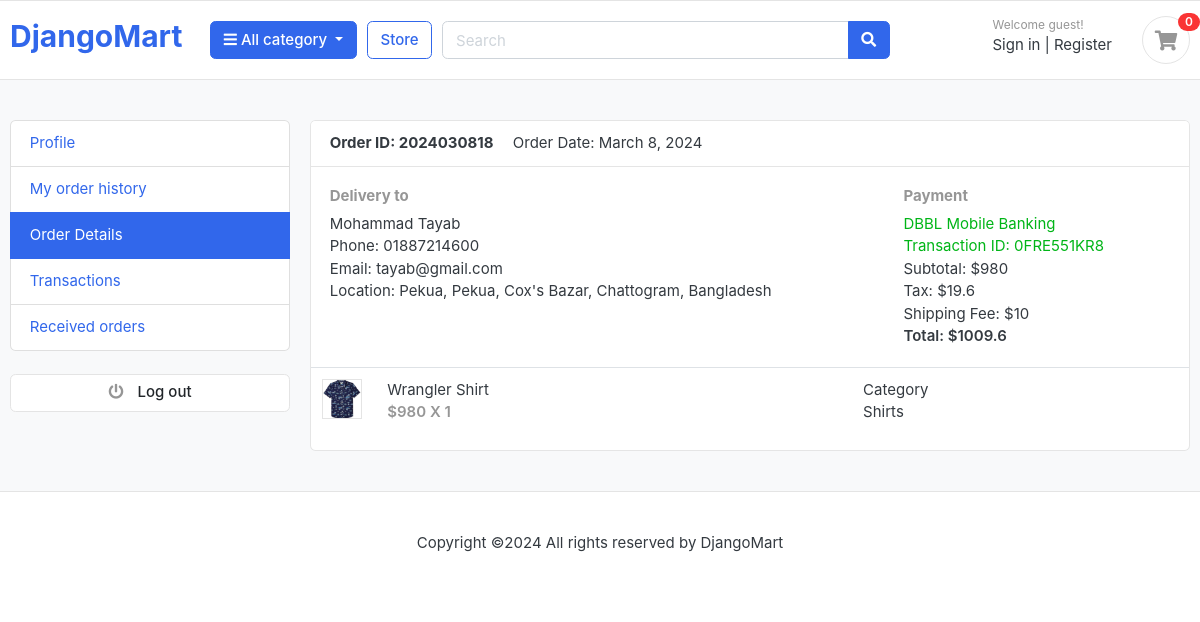
The page /account/order_details/18 on the database its author committed.
### order/models.py (models this page shows)
class Order(models.Model):
    STATUS = (
        ('Pending','Pending'),
        ('Accepted','Accepted'),
        ('Completed','Completed'),
        ('Cancelled','Cancelled'),
    )
    user = models.ForeignKey(User,on_delete=models.CASCADE)
    payment = models.ForeignKey(Payment,on_delete=models.CASCADE,null=True)
    order_number = models.CharField(max_length=30)
    first_name = models.CharField(max_length=100)
    last_name = models.CharField(max_length=100)
    phone = models.CharField(max_length=15)
    email = models.EmailField(max_length=50)
    address_line1 = models.CharField(max_length=100)
    address_line2 = models.CharField(max_length=100)
    country = models.CharField(max_length=100)
    state = models.CharField(max_length=100)
    city = models.CharField(max_length=100)
    order_note = models.CharField(max_length=100)
    order_total = models.FloatField()
    tax = models.FloatField()
    status = models.CharField(max_length=10,choices=STATUS,default='Pending')
    ip = models.CharField(max_length=50,blank=True,null=True)
    is_ordered = models.BooleanField(default=False)
    created_at = models.DateTimeField(auto_now_add=True)

class Payment(models.Model):
    user = models.ForeignKey(User,on_delete=models.CASCADE)
    payment_id = models.CharField(max_length=100)
    payment_method = models.CharField(max_length=100)
    amount_paid = models.FloatField()
    status = models.CharField(max_length=100)
    created_at = models.DateTimeField(auto_now_add=True)

class OrderProduct(models.Model):
    order = models.ForeignKey(Order,on_delete=models.CASCADE)
    payment = models.ForeignKey(Payment,on_delete=models.CASCADE)
    user = models.ForeignKey(User,on_delete=models.CASCADE)
    product = models.ForeignKey(Product,on_delete=models.CASCADE)
    quantity = models.IntegerField()
    ordered = models.BooleanField(default=True)
    created = models.DateTimeField(auto_now_add=True)

### store/models.py (models this page shows, shortened)
class Product(models.Model):
    product_name = models.CharField(max_length=100,unique=True)
    slug = models.SlugField(max_length=100,unique=True)
    description = models.TextField(max_length=255,blank=True)
    price = models.IntegerField()
    image = models.ImageField(upload_to='photos/products')
    stock = models.IntegerField()
    created_date = models.DateTimeField(auto_now_add=True)
    modified_date = models.DateTimeField(auto_now=True)
    is_available = models.BooleanField(default = True)
    category = models.ForeignKey(Category,on_delete=models.CASCADE)

### category/models.py (models this page shows)
class Category(models.Model):
    category_name = models.CharField(max_length=50,unique=True)
    slug = models.SlugField(max_length=50,unique=True)
    description = models.TextField(max_length=200,blank=True)
    category_img = models.ImageField(upload_to='photos/categories',blank=True)
    def __str__(self):
        return self.category_name

### account/views.py (the view)
# urls.py: path('order_details/<int:id>',views.order_details,name='order_details'),
def order_details(request,id):
    order = Order.objects.get(id=id)
    order_product = OrderProduct.objects.filter(order=order)
    product_total = 0
    for product in order_product:
        product_total += product.product.price*product.quantity
    tax = (product_total*2)/100
    return render(request,'account/order_details.html',{'order':order,'order_product':order_product,'product_total':product_total,'tax':tax})

### store/templatetags/category_tags.py (called while the page is built)
@register.simple_tag
def get_categories():
    categories = Category.objects.all()
    return categories

@register.simple_tag
def get_cart(request):
    if request.user.is_authenticated:
        cart = CartItem.objects.filter(user=request.user)
    else:
        session_id = request.session.session_key
        cart = CartItem.objects.filter(cart__cart_id=session_id)
    return cart

### account/templates/account/order_details.html
{% extends 'base.html' %}
{% block body %}
<section class="section-conten padding-y bg">
	<div class="container">
		<div class="row">
		<aside class="col-md-3">
			<ul class="list-group">
				<a class="list-group-item" href="{% url 'profile' %}">Profile </a>
				<a class="list-group-item" href="{% url 'order_history' %}"> My order history </a>
				<a class="list-group-item active" href="{% url 'order_history' %}"> Order Details </a>
				<a class="list-group-item" href="{% url 'transaction_history' %}"> Transactions </a>
				<a class="list-group-item" href="{% url 'order_completed' %}"> Received orders </a>
			</ul>
			<br>
			<a class="btn btn-light btn-block" href="{% url 'logout' %}"> <i class="fa fa-power-off"></i> <span class="text">Log out</span> </a>
		</aside>
		<main class="col-md-9">
			<article class="card">
			<header class="card-header">
				<strong class="d-inline-block mr-3">Order ID: {{order.order_number}}</strong>
				<span>Order Date: {{order.created_at.date}}</span>
			</header>
			<div class="card-body">
				<div class="row">
					<div class="col-md-8">
						<h6 class="text-muted">Delivery to</h6>
						<p>{{order.first_name}} {{order.last_name}}<br>
						Phone: {{order.phone}} <br>
						Email: {{order.email}} <br>
						Location: {{order.address_line1}}, {{order.address_line1}}, {{order.city}},  {{order.state}}, {{order.country}} <br>
						</p>
					</div>
					<div class="col-md-4">
						<h6 class="text-muted">Payment</h6>
						<span class="text-success">
							{{order.payment.payment_method}} <br>
							Transaction ID: {{order.payment.payment_id}}
						</span>
						<p>Subtotal: ${{product_total}} <br>
						 Tax: ${{tax}} <br>
						 Shipping Fee:  $10 <br>
						 <span class="b">Total: ${{order.order_total}} </span>
						</p>
					</div>
				</div>
			</div>
			<div class="table-responsive">
			<table class="table table-hover">
				{% for obj in order_product %}
				<tr>
					<td width="65">
						<img src="{{obj.product.image.url}}" class="img-xs border">
					</td>
					<td>
						<p class="title mb-0">{{obj.product.product_name}} </p>
						<var class="price text-muted">${{obj.product.price}} X {{obj.quantity}}</var>
					</td>
					<td> Category <br> {{obj.product.category}}</td>
				</tr>
				{% endfor %}
			</table>
			</div>
			</article>
		</main>
	</div>
	</div>
	</section>
{% endblock %}

### static/css/ui.css (style rules this page uses)
html { font-family: "Inter", sans-serif; font-size: 15px; }
.img-xs, .img-sm, .img-md, .img-lg { -o-object-fit: cover; object-fit: cover; flex-shrink: 0; flex-grow: 0; }
.img-xs { width: 40px; height: 40px; }
.padding-y { padding-top: 40px; padding-bottom: 40px; }
var { font-style: normal; }
article:after, .form-group:after { display: block; clear: both; content: ""; }
.bg { background-color: #f8f9fa; }
.b { font-weight: 600; }
p:last-child { margin-bottom: 0; }
.btn-light { background-color: #fff; border-color: #e4e4e4; }
.btn-light i { color: #969696; }
.btn i + .text { margin-left: 10px; }
.price { font-weight: 600; color: #212529; }

### rows shown on the page
Order: order_number "2024030818", created_at "March 8, 2024", first_name "Mohammad", last_name "Tayab", phone "01887214600", email "tayab@gmail.com", address_line1 "Pekua", city "Cox's Bazar", state "Chattogram", country "Bangladesh", payment.payment_method "DBBL Mobile Banking", payment.payment_id "0FRE551KR8", order_total "1009.6"
OrderProduct: product.image (picture), product.product_name "Wrangler Shirt", product.price "980", quantity "1", product.category "Shirts"

### other values the page prints
{{ cart_item_len|length }} "0"
{{ product_total }} "980"
{{ tax }} "19.6"
